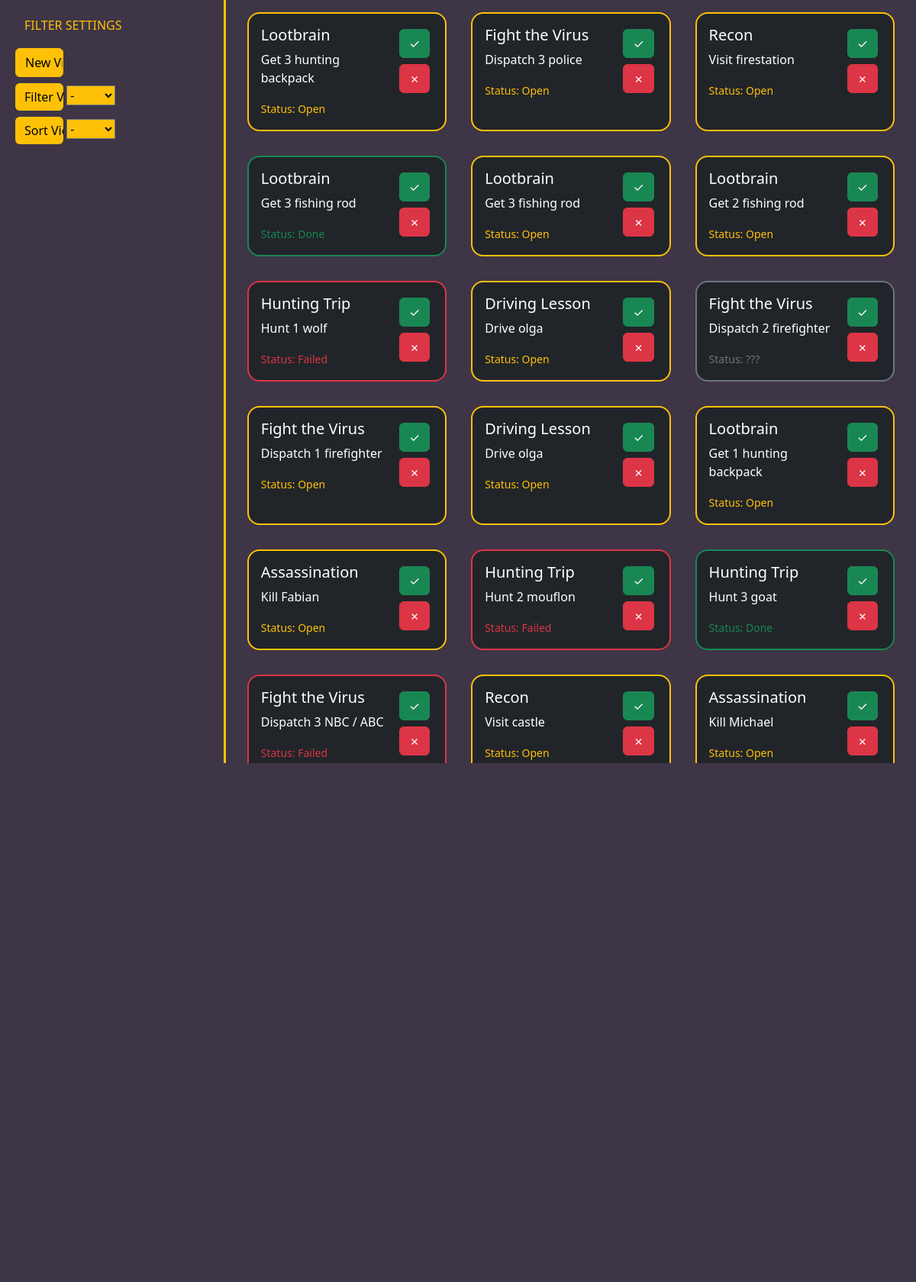
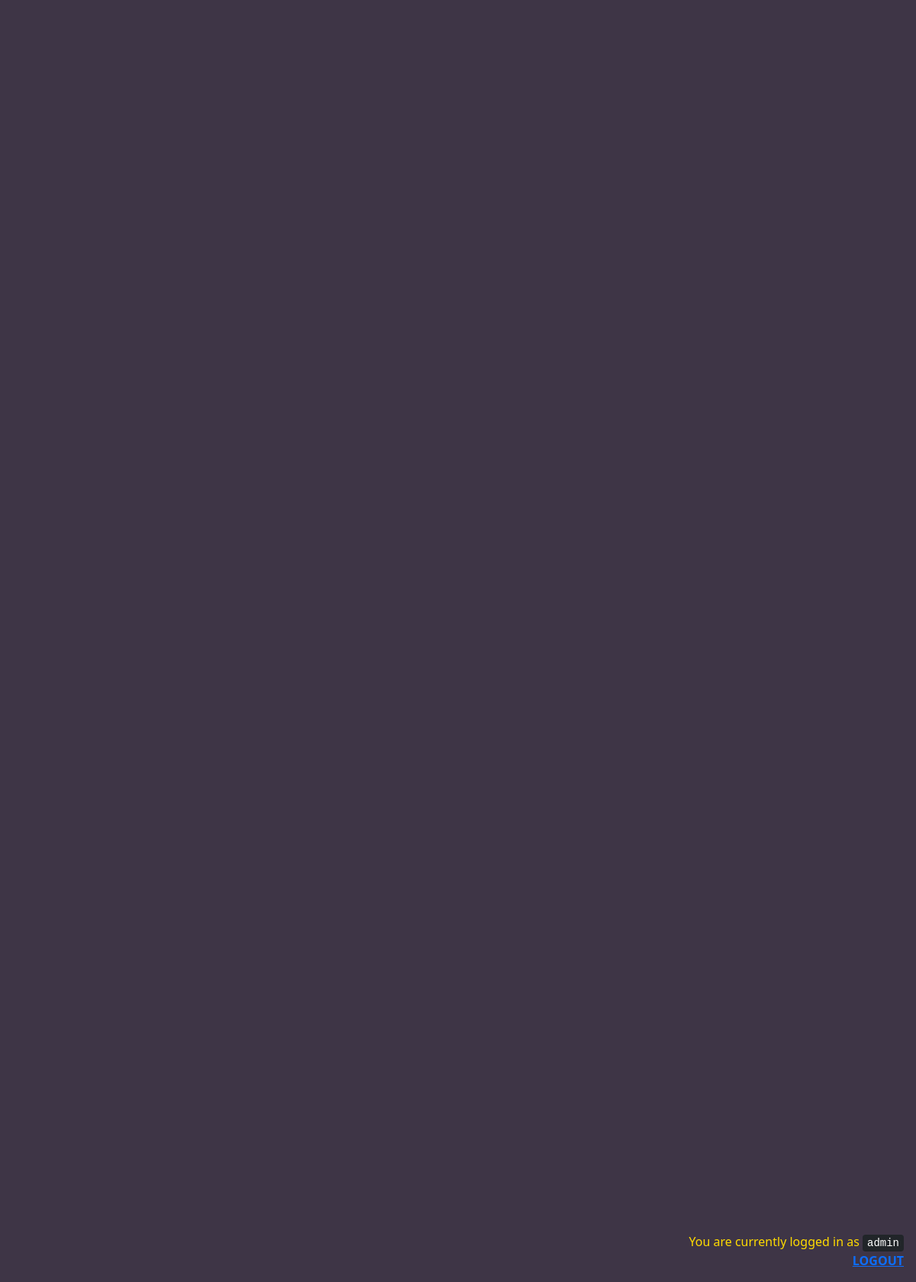
/victorycards.php (signed in), run on the app's committed database (2 pictures, top to bottom).
### tables this page shows
CREATE TABLE IF NOT EXISTS `players` (
  `id` int(11) NOT NULL AUTO_INCREMENT,
  `name` varchar(56) DEFAULT NULL,
  `password` varchar(255) DEFAULT NULL,
  PRIMARY KEY (`id`)
);

CREATE TABLE IF NOT EXISTS `victoryconditions` (
  `id` varchar(50) NOT NULL,
  `name` varchar(56) NOT NULL,
  `condition` varchar(1024) NOT NULL,
  `targettype_id` int(11) DEFAULT NULL,
  `target_id` int(11) DEFAULT NULL,
  `amount` int(11) DEFAULT NULL,
  PRIMARY KEY (`id`),
  KEY `VictoryTargettypeID` (`targettype_id`),
  KEY `VictoryTargetID` (`target_id`),
  CONSTRAINT `VictoryTargetID` FOREIGN KEY (`target_id`) REFERENCES `targets` (`id`) ON DELETE NO ACTION ON UPDATE NO ACTION,
  CONSTRAINT `VictoryTargettypeID` FOREIGN KEY (`targettype_id`) REFERENCES `targettypes` (`id`) ON DELETE NO ACTION ON UPDATE NO ACTION
);

CREATE TABLE IF NOT EXISTS `targets` (
  `id` int(11) NOT NULL AUTO_INCREMENT,
  `name` varchar(56) DEFAULT NULL,
  `targettype_id` int(11) DEFAULT NULL,
  PRIMARY KEY (`id`),
  KEY `TargetTargettypeID` (`targettype_id`),
  CONSTRAINT `TargetTargettypeID` FOREIGN KEY (`targettype_id`) REFERENCES `targettypes` (`id`) ON DELETE NO ACTION ON UPDATE NO ACTION
);

CREATE TABLE IF NOT EXISTS `victorycards` (
  `id` int(11) NOT NULL AUTO_INCREMENT,
  `code` varchar(56) DEFAULT NULL,
  `player_id` int(11) NOT NULL,
  `victorycondition_id` varchar(50) DEFAULT NULL,
  `state_id` int(11) DEFAULT 3,
  PRIMARY KEY (`id`),
  KEY `VictoryPlayerID` (`player_id`),
  KEY `VictoryVictoryconditionID` (`victorycondition_id`),
  KEY `VictoryStateID` (`state_id`),
  CONSTRAINT `VictoryPlayerID` FOREIGN KEY (`player_id`) REFERENCES `players` (`id`) ON DELETE NO ACTION ON UPDATE NO ACTION,
  CONSTRAINT `VictoryStateID` FOREIGN KEY (`state_id`) REFERENCES `states` (`id`) ON DELETE NO ACTION ON UPDATE NO ACTION,
  CONSTRAINT `VictoryVictoryconditionID` FOREIGN KEY (`victorycondition_id`) REFERENCES `victoryconditions` (`id`) ON DELETE NO ACTION ON UPDATE NO ACTION
);

### victorycards.php (the view, shortened to what this page needs)
<!DOCTYPE html>
<html lang="en">
<head>
    <link rel="stylesheet" href="./victorycards.css">
    <link href="https://cdn.jsdelivr.net/npm/bootstrap@5.3.2/dist/css/bootstrap.min.css" rel="stylesheet">
</head>
<?php
if ($_SESSION["user"] == "admin") {
    $adminaccess = 1;
} else {
    $adminaccess = 0;
}
$user = $_SESSION["user"];
$status = @getstate();
function getstate()
{
    if ($_GET["state"] == "" or !isset($_GET["state"])) {
        $status = "-";
    } else {
        $status = $_GET["state"];
    }
    return $status;
}
$mysqli = new mysqli("localhost", "root", "", "dayz");
?>
<body>
    <div class="d-flex">
        <div class="flex-fill border-end border-3 border-warning">
            <h6 class="sidebar-heading d-flex justify-content-between align-items-center px-3 mt-4 mb-1 text-uppercase m-3 text-warning">
                <span>Filter Settings</span>
            </h6>
            <ul class="nav flex-column m-3">
                <li class="nav-item m-1">
                    <form method="post">
                        <input type="submit" name="nVC" value="New Victory Card" class="btn btn-warning w-25">
                    </form>
                </li>
                <li class="nav-item m-1">
                    <form method="get">
                        <input type="submit" name="fVC" value="Filter Victory Cards" class="btn btn-warning w-25 border-0 border-warning">
                        <select name='state' class="dropdown-toggle w-25 bg-warning">
                            <option value=''>-</option>
                        </select>
                    </form>
                </li>
                <li class="nav-item m-1">
                    <form method="get">
                        <input type="submit" name="sVC" value="Sort Victory Cards" class="btn btn-warning w-25 border-0 border-warning">
                        <select name='sort' class="dropdown-toggle w-25 bg-warning">
                            <option value=''>-</option>
                        </select>
                    </form>
                </li>
            </ul>
        </div>
        <div class="flex-fill">
            <?php
            $sql =
                "SELECT
    players.id as 'player_id',
    victoryconditions.id AS 'victorycondition_id',
    victoryconditions.name AS 'name',
    victoryconditions.condition AS 'condition',
    victoryconditions.amount AS 'amount',
    targets.name AS 'target',
    targettypes.name AS 'type',
    victorycards.state_id AS 'status'
FROM
    players
    JOIN
    victorycards ON players.id = victorycards.player_id
    JOIN
    victoryconditions ON victoryconditions.id = victorycards.victorycondition_id
    JOIN
    targets ON targets.id = victoryconditions.target_id
    JOIN
    targettypes ON targettypes.id = victoryconditions.targettype_id
    JOIN
    states ON states.id = victorycards.state_id
WHERE
        states.name = IF('$status' = '-', states.name, '$status')
        AND
        players.name = IF($adminaccess = 1, players.name, '$user')
    ";
            $result = $mysqli->query($sql);
            $rows = $result->fetch_all(MYSQLI_ASSOC);
            print("<div class='container' style='overflow-y:scroll; height:1000px'>");
            $cardsperrow = 3;
            $card = 1;
            foreach ($rows as $row) {
                $title = $row["name"];
                $condition = $row["condition"];
                $amount = $row["amount"];
                $target = $row["target"];
                $victorycondition_id = $row["victorycondition_id"];
                if ($row["status"] == "2") {
                    $textclass = "success";
                    $status = "Done";
                } else if ($row["status"] == "1") {
                    $textclass = "warning";
                    $status = "Open";
                } else if ($row["status"] == "0") {
                    $textclass = "danger";
                    $status = "Failed";
                } else {
                    $textclass = "secondary";
                    $status = "???";
                }
                if ($card == 1) {
                    print("<div class='card-group'>");
                }
                print("
                <div class='card m-3 bg-dark text-white border border-2 border-$textclass rounded-4'>
                    <div class='d-flex justify-content-between'>
                        <div class='card-body flex-grow-1'>
                            <h5 class='card-title'>$title</h5>
                            <p class='card-text'>$condition $amount $target</p>
                            <p class='card-text'><small class='text-$textclass'>Status: $status</small></p>
                        </div>
                        <form method='post'class='mt-3 flex-shrink-1 me-3'>
                            <input type='hidden' name='victorycondition_id' value='$victorycondition_id'>
                            <div><input type='submit' name='done' class='btn btn-success m-1' value='✓'></div>
                            <div><input type='submit' name='fail' class='btn btn-danger m-1' value='✗'></div>
                        </form>
                    </div>
                </div>
            ");
                if ($card == $cardsperrow) {
                    print("</div>");
                    $card = 1;
                } else {
                    $card++;
                }
            }
            print("</div>");
            print("</div>");
            ?>
        </div>
    <div class="position-fixed bottom-0 end-0 mb-4 me-3">
        <p>You are currently logged in as <?php print("<kbd>" . $_SESSION["user"] . "</kbd>"); ?></p>
    </div>
    <div class="position-fixed bottom-0 end-0 me-3">
        <p class="alert-link"><a href="http://127.0.0.1/dayz/login.php?end=true&user=<?php print($_SESSION["user"]); ?>">LOGOUT</p>
    </div>
</body>

### victorycards.php (style rules this page uses)
body { background-color: #3e3546; color: #ffdb00; }

### data on the page
players: victoryconditions.name "Lootbrain", victoryconditions.condition "Get", victoryconditions.amount "3", targets.name "hunting backpack", victorycards.state_id "Open", victoryconditions.name "Fight the Virus", victoryconditions.condition "Dispatch", targets.name "police", victoryconditions.name "Recon", victoryconditions.condition "Visit", targets.name "firestation", targets.name "fishing rod", victorycards.state_id "Done", victoryconditions.amount "2", victoryconditions.name "Hunting Trip", victoryconditions.condition "Hunt", victoryconditions.amount "1", targets.name "wolf", victorycards.state_id "Failed", victoryconditions.name "Driving Lesson", victoryconditions.condition "Drive", targets.name "olga", targets.name "firefighter", victorycards.state_id "???", victoryconditions.name "Assassination", victoryconditions.condition "Kill", targets.name "Fabian", targets.name "mouflon", targets.name "goat", targets.name "NBC / ABC", targets.name "castle", targets.name "Michael"

### other printed values
$_SESSION["user"] "admin"
